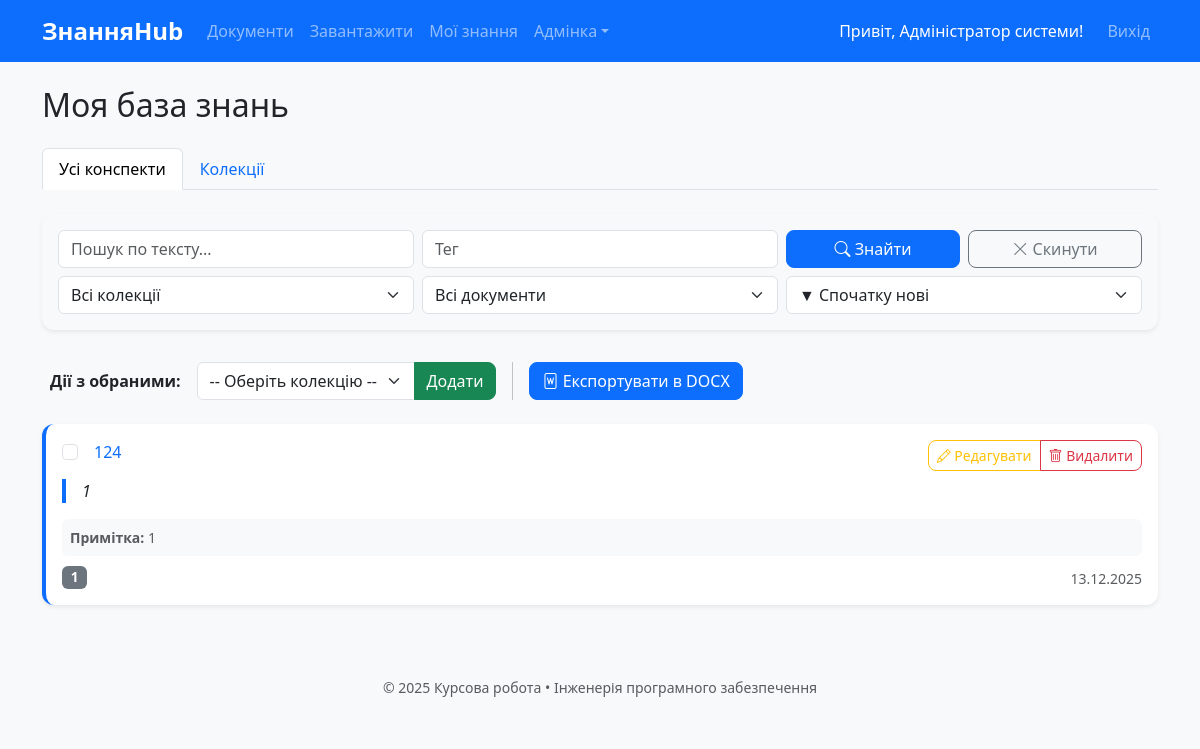
The app's page /my/knowledge (signed in), older data.
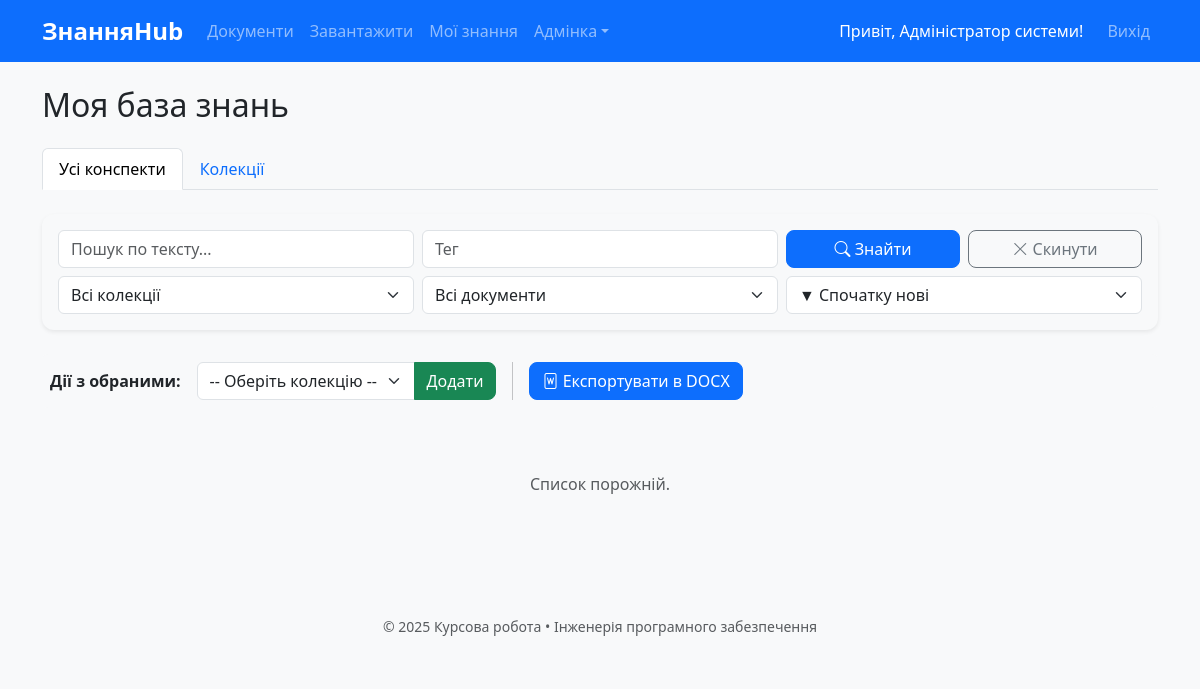
The same page, newer data.
### models.py (models this page shows)
class Knowledge(db.Model):
    id = db.Column(db.Integer, primary_key=True)
    document_id = db.Column(db.Integer, db.ForeignKey('document.id'))
    user_id = db.Column(db.Integer, db.ForeignKey('user.id'))
    text = db.Column(db.Text, nullable=False)
    note = db.Column(db.Text)
    tags = db.Column(db.Text)
    created_at = db.Column(db.DateTime, default=lambda: datetime.now(timezone.utc))
    document = db.relationship('Document', backref='knowledges')
    user = db.relationship('User', backref='knowledges')
    collection_items = db.relationship('CollectionItem', back_populates='knowledge', cascade="all, delete-orphan")

class Document(db.Model):
    id = db.Column(db.Integer, primary_key=True)
    title = db.Column(db.String(300), nullable=False)
    authors = db.Column(db.Text)
    year = db.Column(db.Integer)
    source = db.Column(db.Text)
    doc_type = db.Column(db.String(50))
    original_filename = db.Column(db.String(300), nullable=False)
    stored_filename = db.Column(db.String(200), nullable=False, unique=True)
    uploaded_at = db.Column(db.DateTime, default=lambda: datetime.now(timezone.utc))
    uploaded_by = db.Column(db.Integer, db.ForeignKey('user.id'))
    user = db.relationship('User', backref='documents')

### app.py (the view, shortened to what this page needs)
    @app.route('/my/knowledge', methods=['GET', 'POST'])
    @login_required
    def my_knowledge():
        q = request.args.get('q', '').strip()
        tag = request.args.get('tag', '').strip()
        filter_doc = request.args.get('filter_doc', type=int)
        filter_col = request.args.get('filter_col', type=int)
        sort_by = request.args.get('sort_by', 'date_desc')
        col_q = request.args.get('col_q', '').strip()
        col_item_q = request.args.get('col_item_q', '').strip()
        col_sort = request.args.get('col_sort', 'name_asc')
        active_tab = request.args.get('tab', 'all')
        query = Knowledge.query.filter_by(user_id=current_user.id)
        if q: query = query.filter((Knowledge.text.ilike(f'%{q}%')) | (Knowledge.note.ilike(f'%{q}%')))
        if tag: query = query.filter(Knowledge.tags.ilike(f'%{tag}%'))
        if filter_doc: query = query.filter_by(document_id=filter_doc)
        if filter_col: query = query.join(Knowledge.collection_items).filter(CollectionItem.collection_id == filter_col)
        if sort_by == 'doc_title': query = query.join(Document).order_by(Document.title.asc())
        elif sort_by == 'date_asc': query = query.order_by(Knowledge.created_at.asc())
        else: query = query.order_by(Knowledge.created_at.desc())
        knowledges = query.all()
        c_query = Collection.query.filter_by(user_id=current_user.id)
        if col_q: c_query = c_query.filter(Collection.name.ilike(f'%{col_q}%'))
        if col_item_q: c_query = c_query.join(Collection.items).join(CollectionItem.knowledge)\
                             .filter((Knowledge.text.ilike(f'%{col_item_q}%')) | (Knowledge.note.ilike(f'%{col_item_q}%')))
        collections_list = c_query.all()
        if col_sort == 'count_desc': collections_list.sort(key=lambda c: len(c.items), reverse=True)
        elif col_sort == 'count_asc': collections_list.sort(key=lambda c: len(c.items), reverse=False)
        elif col_sort == 'name_desc': collections_list.sort(key=lambda c: c.name.lower(), reverse=True)
        else: collections_list.sort(key=lambda c: c.name.lower())
        all_docs = Document.query.join(Knowledge).filter(Knowledge.user_id==current_user.id).distinct().all()
        all_cols = Collection.query.filter_by(user_id=current_user.id).order_by(Collection.name).all()
        return render_template('knowledge/list.html', knowledges=knowledges, collections=collections_list, all_docs=all_docs, all_cols=all_cols, active_tab=active_tab)

### templates/knowledge/list.html (shortened to what the changed rows need)
{% extends "base.html" %}
{% block content %}
<h2 class="mb-4">Моя база знань</h2>
<div class="tab-content" id="knowledgeTabContent">
    <div class="tab-pane fade {% if active_tab == 'all' %}show active{% endif %}" id="all" role="tabpanel">
        <form method="POST" id="bulkForm">
            <div class="d-flex flex-wrap align-items-center mb-3 p-2 bg-light rounded gap-2">
                <span class="me-2 fw-bold">Дії з обраними:</span>
                <div class="input-group w-auto">
                </div>
                <button type="submit" name="action" value="export_docx" class="btn btn-primary">
                </button>
            </div>
            {% if knowledges %}
                <div class="row row-cols-1 g-3">
                    {% for k in knowledges %}
                    <div class="col">
                        <div class="card shadow-sm border-start border-primary border-4">
                            <div class="card-body">
                                <div class="d-flex justify-content-between flex-wrap gap-2">
                                    <div class="form-check">
                                        <input class="form-check-input knowledge-checkbox" type="checkbox" name="knowledge_ids" value="{{ k.id }}">
                                        <h6 class="card-title d-inline ms-2">
                                            <a href="{{ url_for('document_detail', doc_id=k.document.id) }}" class="text-decoration-none">{{ k.document.title }}</a>
                                        </h6>
                                    </div>
                                    <div class="btn-group">
                                        <button type="button" class="btn btn-sm btn-outline-warning" data-bs-toggle="modal" data-bs-target="#editKnowledgeModal{{ k.id }}">
                                            <i class="bi bi-pencil"></i> Редагувати
                                        </button>
                                        <button type="button" class="btn btn-sm btn-outline-danger" onclick="confirmDelete('{{ url_for('delete_knowledge', k_id=k.id) }}')">
                                            <i class="bi bi-trash"></i> Видалити
                                        </button>
                                    </div>
                                </div>
                                <blockquote class="blockquote fs-6 mt-2">{{ k.text }}</blockquote>
                                {% if k.note %}
                                    <p class="mb-1 text-muted small bg-light p-2 rounded"><strong>Примітка:</strong> {{ k.note }}</p>
                                {% endif %}
                                <div class="d-flex justify-content-between align-items-end mt-2">
                                    <div>
                                        {% if k.tags %}
                                            {% for t in k.tags.split(',') %}
                                                <span class="badge bg-secondary">{{ t.strip() }}</span>
                                            {% endfor %}
                                        {% endif %}
                                    </div>
                                    <small class="text-muted">{{ k.created_at.strftime('%d.%m.%Y') }}</small>
                                </div>
                            </div>
                        </div>
                    </div>
                    {% endfor %}
                </div>
            {% else %}
                <p class="text-muted text-center py-5">Список порожній.</p>
            {% endif %}
        </form>
    </div>
</div>
{% endblock %}

Row changes from the older to the newer data that the page shows:
removed Knowledge: document "124", text "1", note "1", strip "1", created_at "13.12.2025"
Text that changed along with them:
text now shown: "Список порожній."
